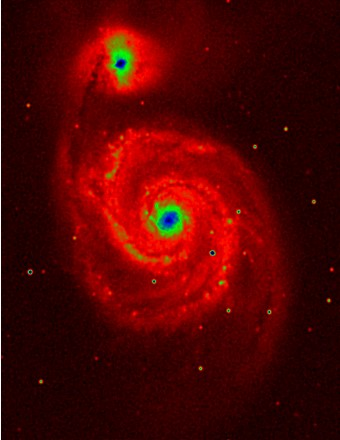
#> input picture Worksheet_2/galaxy.jpeg, 340 x 440 px
$ jupyter execute Worksheet_2.ipynb
#> lines starting #> are read from the running program, lines starting #| are printed output that depends on the picture
## Worksheet 2

### Group 22 Eaton Heidegger and Shannon Schröder

[cell 1]
import numpy as np
import matplotlib.pyplot as plt
import numba
import time
import PIL

## Exercise 1: Complexity of alogrithms

### Implement Fourier Transformations from the Lecture

[cell 2]
# Numpy DFT

def DFT_numpy(f):
    N = f.shape[0]
    n = np.arange(N)
    m = n.reshape((N, 1))

    F = np.exp(-1j * 2 * np.pi * m * n / N)

    return np.dot(F, f)

[cell 3]
# Numba DFT

@numba.njit(parallel=True)
def DFT_numba(f):
    N = f.shape[0]
    fhat = np.zeros(N, dtype=np.complex128)

    for k in numba.prange(N):
        for n in range(N):
            fhat[k] += f[n] * np.exp(-1j * 2 * np.pi * k * n / N)
    return fhat

[cell 4]
# FFT

def FFT(f):
    N = f.shape[0]
    if N == 1:
        return f.astype(np.complex128)
    # else:
    fhat = np.zeros(N, dtype=np.complex128)
    fhat_even = FFT(f[::2])
    fhat_odd = FFT(f[1::2])
    omegaN = np.exp(-2j * np.pi / N)
    z = 1
    for m in range(N // 2):
        fhat[m] = fhat_even[m] + z * fhat_odd[m]
        fhat[m + N // 2] = fhat_even[m] - z * fhat_odd[m]
        z *= omegaN
    return fhat

### 1.1 Test the correctness of your implementation by making sure that they all return the same transformed data, and that all agree with numpy.fft.fft

[cell 5]
# Test data
N = 1024
f = np.random.rand(N) + 1j * np.random.rand(N)

# Compute implementations
fhat_numpy = DFT_numpy(f)
fhat_numba = DFT_numba(f)
fhat_fft = FFT(f)
fhat_np_fft = np.fft.fft(f)

# Check if the results are the same
print("DFT_numpy correct:", np.allclose(fhat_numpy, fhat_np_fft, atol=1e-6))
print("DFT_numba correct:", np.allclose(fhat_numba, fhat_np_fft, atol=1e-6))
print("FFT correct:", np.allclose(fhat_fft, fhat_np_fft, atol=1e-6))

# Check if results match each other
print("DFT_numpy vs DFT_numba:", np.allclose(fhat_numpy, fhat_numba, atol=1e-6))
print("DFT_numpy vs FFT:", np.allclose(fhat_numpy, fhat_fft, atol=1e-6))
print("DFT_numba vs FFT:", np.allclose(fhat_numba, fhat_fft, atol=1e-6))

To verify the correctness of our Discrete Fourier Transform (DFT) and Fast Fourier Transform (FFT) implementations, we compare their outputs against the result of NumPy’s built-in `np.fft.fft()` function, which serves as a reliable reference. Since the Fourier Transform is commonly used on complex-valued data, we generate a test input array `f` of length $N = 1024$ consisting of random complex numbers. This ensures that all implementations are tested under general, realistic conditions.

We then compute the transformed output using four different methods: our own matrix-based `DFT_numpy`, the loop-based and parallelized `DFT_numba`, the recursive Cooley–Tukey `FFT`, and NumPy’s `np.fft.fft`. To determine whether the results are consistent, we use NumPy’s `np.allclose()` function, which checks whether two arrays are element-wise equal within a given numerical tolerance. This is necessary because floating-point arithmetic can introduce small numerical differences, especially in complex-valued computations or recursive functions.

The comparison is done in two parts. First, we check whether each of our three implementations (`DFT_numpy`, `DFT_numba`, and `FFT`) produces results that are numerically close to NumPy's `np.fft.fft`. Then, we compare the outputs of our own implementations against each other to ensure internal consistency across different algorithmic approaches.

We chose a tolerance level of $10^{-6}$, which is suitable for practical purposes and accounts for small numerical inaccuracies. If all comparisons return `True`, we can conclude that the implementations are correct and consistent with each other and with the trusted NumPy FFT function. This validation gives us confidence that the mathematical logic behind all our transform functions is sound and that they are functionally equivalent.

### 1.2. For input data (of your choice, e.g. random) of different lengths N = 32, 64, 128, 256, 1024, 2048 time the runtime of the different DFT implementations and plot the runtime against N in a log-log plot. Identify which algorithms achieve O(N2) and which O(N logN) scaling?

[cell 6]
def measure_time(N_values, func):
    times = []
    for N in N_values:
        f = np.random.rand(N) + 1j * np.random.rand(N)
        start = time.perf_counter()
        fhat = func(f)
        end = time.perf_counter()
        times.append(end - start)
    return times

[cell 7]
# Run time measurements

N_values = [32, 64, 128, 256, 512, 1024, 2048]
dft_numpy_times = []
dft_numba_times = []
fft_times = []
np_fft_times = []

dft_numpy_times = measure_time(N_values, DFT_numpy)
dft_numba_times = measure_time(N_values, DFT_numba)
fft_times = measure_time(N_values, FFT)
np_fft_times = measure_time(N_values, np.fft.fft)

plt.figure(figsize=(8, 6))
plt.loglog(N_values, dft_numpy_times, "o-", label="DFT numpy")
plt.loglog(N_values, dft_numba_times, "o-", label="DFT numba")
plt.loglog(N_values, fft_times, "o-", label="FFT")
plt.loglog(N_values, np_fft_times, "o-", label="np.fft.fft")

# Add reference lines
N_ref = np.array(N_values, dtype=np.float64)

# Reference for O(N^2)
O_N2 = 1e-8 * N_ref**2  # Scaled for visibility
plt.loglog(N_ref, O_N2, "k--", label=r"$O(N^2)$ Reference")

# Reference for O(N log N)
O_NlogN = 1e-8 * N_ref * np.log2(N_ref)  # Scaled for visibility
plt.loglog(N_ref, O_NlogN, "r--", label=r"$O(N \log N)$ Reference")


plt.xlabel("N")
plt.ylabel("Time [s]")
plt.legend()
plt.grid(True)
plt.show()
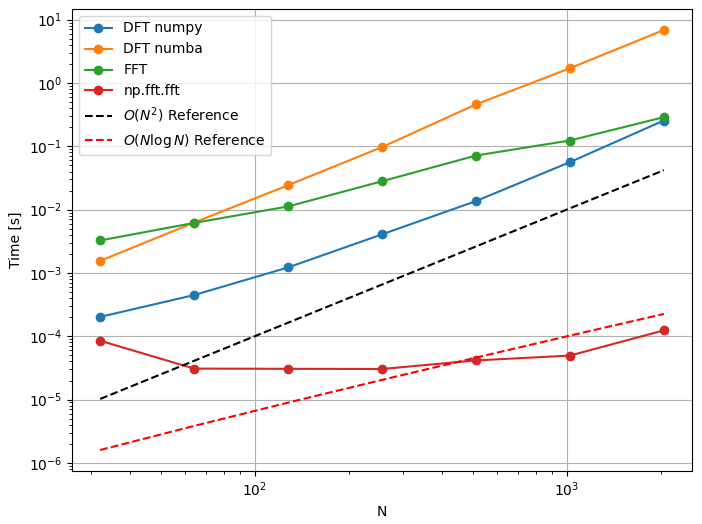
#> figure drawn by matplotlib, 1 panel

To analyze and compare the performance of different Fourier Transform implementations, we measured the **runtime** of four methods over a range of input sizes (N = 32, 64, 128, 256, 512, 1024, 2048). The goal was to experimentally identify which algorithms scale as $\mathcal{O}(N^2)$ and which scale more efficiently as $\mathcal{O}(N \log N)$, as theoretically expected.

We first defined a reusable function `measure_time()` that takes a list of input sizes and a transformation function. For each N, it generates a random complex-valued input array and measures the execution time using `time.perf_counter()`. This approach ensures consistent timing across all implementations. The tested functions should theoretically scale as follows:

1. **`DFT_numpy`**: This is a matrix-based implementation of the Discrete Fourier Transform using NumPy operations. It explicitly constructs the DFT matrix and performs a matrix-vector multiplication, which theoretically scales as $\mathcal{O}(N^2)$.

2. **`DFT_numba`**: a loop-based implementation of the DFT accelerated with Numba’s `@njit(parallel=True)`. It retains $\mathcal{O}(N^2)$ complexity but benefits from Just-In-Time compilation and multithreading, which should result in significantly faster performance than the NumPy version for larger N.

3. **`FFT`**: The Fast Fourier Transformation uses divide-and-conquer and recursive calls to break the problem into smaller subproblems, leading to theroretically $\mathcal{O}(N \log N)$ complexity.

4. **`np.fft.fft`**: NumPy’s highly optimized built-in FFT implementation sould also achieves $\mathcal{O}(N \log N)$ scaling.

After measuring the runtimes for all four methods, we plotted the results on a **log-log plot**, where the x-axis represents the input size N and the y-axis shows the execution time in seconds. To help visually compare the scaling behavior, we included two reference lines: one proportional to $\mathcal{O}(N^2)$ and another to  $\mathcal{O}(N \log N)$.

From the plot, we observe that `DFT_numpy` shows the steepest increase in runtime and aligns well with the \( \mathcal{O}(N^2) \) reference line, confirming its quadratic scaling. The `DFT_numba` function, while significantly faster due to compilation and multithreading, follows a similar curve, indicating that its fundamental complexity remains $\mathcal{O}(N^2)$. The recursive `FFT` implementation grows more slowly and closely follows the $\mathcal{O}(N \log N)$ reference line, confirming its more efficient scaling. Finally, `np.fft.fft` is by far the fastest method across all input sizes. It grows very slowly with increasing N, clearly showing both the algorithmic advantage of FFT and the performance benefits of low-level optimizations in NumPy’s backend.

## Exercise 2: Filtering with DFT

[cell 8]
def load_image(img_path, sigma=10):
    img = np.array(PIL.Image.open(img_path))
    img = np.mean(img, axis=2)
    return img

We start by loading the image using PIL since we are working with a JPEG file. The image is then converted to grayscale by averaging the RGB channels. The Fourier Transform (FFT) operates on single-channel images. Converting to grayscale ensures that the FFT works properly and simplifies processing.

[cell 9]
def pad_image(img):
    padded_img = np.pad(img, ((0, img.shape[0]), (0, img.shape[1])), mode="constant")
    return padded_img

Before applying the Fourier Transform, we pad the image with zeros. The FFT assumes periodicity, meaning it wraps around at the edges. This can cause unwanted edge artifacts when filtering. Padding doubles the image size, preventing frequency components from wrapping around.

[cell 10]
def compute_fft(img):
    img_fft = np.fft.fft2(img)
    return img_fft

We transform the image into the frequency domain using FFT. In the spatial domain, image pixels represent intensity values. In the frequency domain, pixels represent frequency components (how intensity changes across the image). This allows us to manipulate frequency components easily.

[cell 11]
def generate_gaussian_filter(img_shape, sigma):
    N, M = img_shape
    kx = np.fft.fftfreq(N) * N
    ky = np.fft.fftfreq(M) * M
    KX, KY = np.meshgrid(kx, ky, indexing="ij")

    gaussian_filter = np.exp(-0.5 * (KX**2 + KY**2) / sigma**2)
    return np.fft.fftshift(gaussian_filter)

We generate a Gaussian function in the frequency domain. The Gaussian filter is a low-pass filter, meaning it removes high frequencies while keeping low frequencies. This is done in the frequency domain, because the multiplication in Fourier space = convolution in the spatial domain and the direct convolution is computationally expensive, whereas filtering in Fourier space is much faster. Sigma controls the smoothing. Small sigma result in less blur and preserves details. Large sigma result in more blue and removes fine details.

[cell 12]
def apply_filter(img_fft_shifted, gaussian_filter):
    img_fft_filtered = img_fft_shifted * np.fft.ifftshift(gaussian_filter)
    return img_fft_filtered

We multiply the Fourier-transformed image by the Gaussian filter. Multiplication in Fourier space is equivalent to convolution in the spatial domain (but faster). This removes high-frequency components, blurring the image.

[cell 13]
def invert_fft(img_fft_filtered, original_shape):
    smoothed_img = np.fft.ifft2(img_fft_filtered).real
    smoothed_img = smoothed_img[:original_shape[0], :original_shape[1]]
    return smoothed_img

We apply the Inverse FFT to convert the image back to the spatial domain. After filtering, the image is still in the frequency domain. The inverse FFT reconstructs the smoothed image. We take the real part to remove small imaginary components caused by numerical precision errors. Since we padded the image earlier, we now crop it back to the original size to match the input.

[cell 14]
def plot_images(img, smoothed_img, power_spectrum_before, power_spectrum_after, gaussian_filter):
    fig, axes = plt.subplots(2, 3, figsize=(12, 8))

    axes[0, 0].imshow(img, cmap="gray")
    axes[0, 0].set_title("Original image")

    axes[0, 1].imshow(np.log1p(power_spectrum_before), cmap="inferno")
    axes[0, 1].set_title("Power spectrum (before)")

    axes[0, 2].imshow(np.log1p(gaussian_filter), cmap="inferno")
    axes[0, 2].set_title("Gaussian filter")

    axes[1, 0].imshow(smoothed_img, cmap="gray")
    axes[1, 0].set_title("Smoothed image")

    axes[1, 1].imshow(np.log1p(power_spectrum_after), cmap="inferno")
    axes[1, 1].set_title("Power spectrum (after)")

    axes[1, 2].axis("off")

    plt.tight_layout()
    plt.show()

[cell 15]
img_path = "galaxy.jpeg"
sigma = 10

img = load_image(img_path)
#> in load_image, img is the input picture: shape (440, 340, 3); mean R, G, B 80.3, 4.9, 2.4
#> in load_image, `img = np.mean(img, axis=2)`:
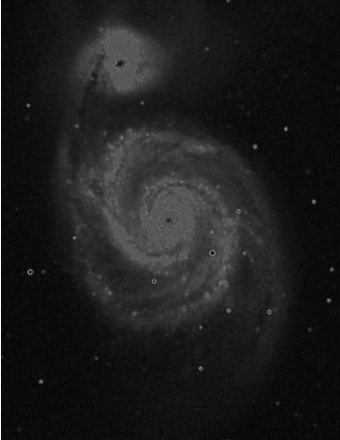
#> img: shape (440, 340) float64; min 2.67, max 253.3, mean 29.2
padded_img = pad_image(img)
#> in pad_image, `padded_img = np.pad(img, ((0, img.shape[0]), (0, img.shape[1])), mode=..`:
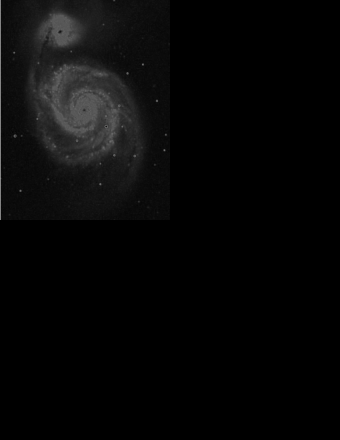
#> padded_img: shape (880, 680) float64 (shown at 1/2 size); min 0, max 253.3, mean 7.3

padded_fft = compute_fft(padded_img)
gaussian_filter = generate_gaussian_filter(padded_img.shape, sigma)

filtered_fft = apply_filter(padded_fft, gaussian_filter)
#> in apply_filter, `img_fft_filtered = img_fft_shifted * np.fft.ifftshift(gaussian_filter)`:
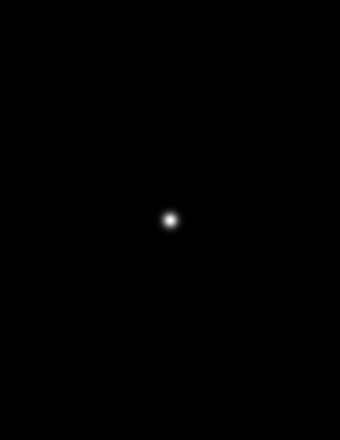
#> gaussian_filter: shape (880, 680) float64 (shown at 1/2 size); min 0, max 1, mean 0.00105
smoothed_img = invert_fft(filtered_fft, img.shape, )
#> in invert_fft, `smoothed_img = np.fft.ifft2(img_fft_filtered).real`:
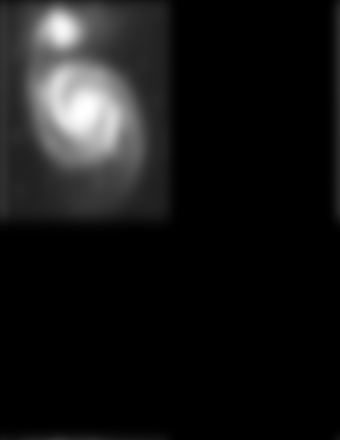
#> smoothed_img: shape (880, 680) float64 (shown at 1/2 size); min -2.89e-14, max 84.82, mean 7.3; drawn with min black and max white
#> in invert_fft, `smoothed_img = smoothed_img[:original_shape[0], :original_shape[1]]`:
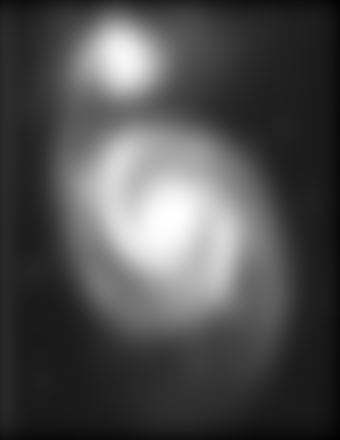
#> smoothed_img: shape (440, 340) float64; min 2.77, max 84.82, mean 28.2; drawn with min black and max white

power_spectrum_before = np.abs(padded_fft)**2
power_spectrum_after = np.abs(filtered_fft)**2

plot_images(img, smoothed_img, power_spectrum_before, power_spectrum_after, gaussian_filter)
#> in plot_images, `plt.show()`:
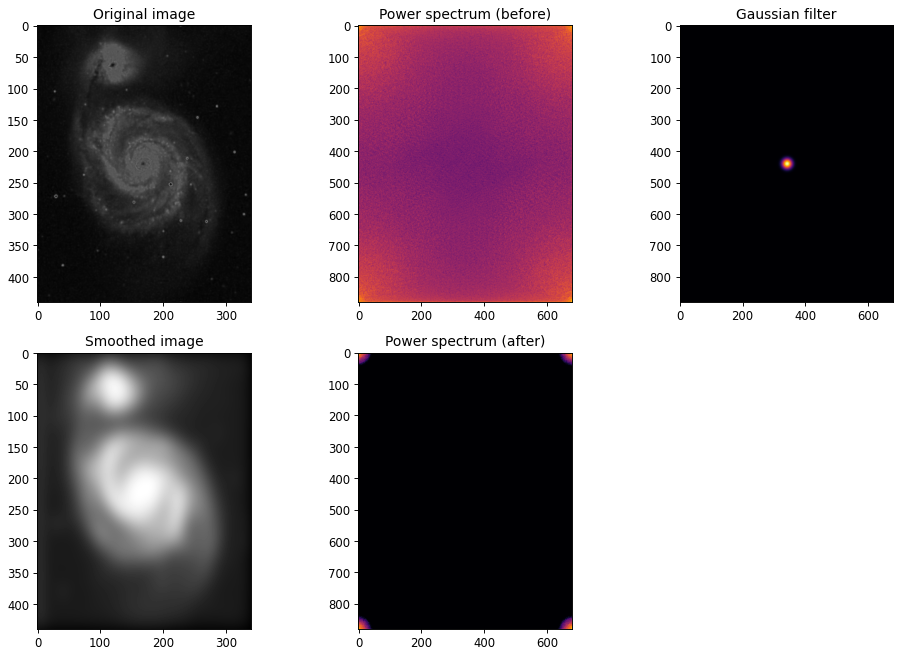
#> figure drawn by matplotlib, 5 panels

We generate a figure to illustrate the effect of filtering:

Original image:
-   Shows fine details of the galaxy.
-   Preserves stars, edges, and sharp structures.

Power spectrum before filtering:
-   Shows strong high-frequency components (sharp details, edges, and stars).

Gaussian filter:
-   Appears as a circular filter.
-   Preserves low frequencies while removing high frequencies.

Smoothed image:
-   The galaxy appears blurred, with large structures preserved.
-   Stars and sharp details are removed.

Power spectrum after filtering:
-   Mostly black, indicating that high frequencies were removed.
-   Confirms that our filter is working correctly.

For this experiment, we used an image of the M51 galaxy from https://www.nv5geospatialsoftware.com/docs/FFTReduceBackgroundNoise.html. Before filtering, the galaxy appears sharp with fine details. After filtering, the image is blurred, keeping large structures but removing high-frequency noise. The power spectrum confirms that high frequencies have been suppressed.

## 3 Solving PDEs with the DFT

To solve this exercxise, we need to solve two equations simultaneously for $B_x$ and $B_y$.

We are given two partial differential equations from Maxwell’s equations in the static case:

1. $ \frac{\partial B_y}{\partial x} - \frac{\partial B_x}{\partial y} = j_z(x, y)$

2. $\frac{\partial B_x}{\partial x} + \frac{\partial B_y}{\partial y} = 0$

We solve this system using Fourier transforms, which turn derivatives into simple multiplications in Fourier space ($\partial / \partial x --> ik_x$, $\partial / \partial y --> ik_y$). This makes the system algebraic and much easier to solve numerically. In Fourier space, we define the wave vector $\vec{k} = (k_x, k_y)$, and take the Fourier transforms of all fields. The equations become:

1. $i k_x \hat{B}_y - i k_y \hat{B}_x = \hat{j}_z $
2. $i k_x \hat{B}_x + i k_y \hat{B}_y = 0 $

We can write the system in the matrix form:
$\begin{bmatrix}
-ik_y & ik_x \\
ik_x & ik_y
\end{bmatrix}
\begin{bmatrix}
\hat{B}_x \\
\hat{B}_y
\end{bmatrix} =
\begin{bmatrix}
\hat{j}_z \\
0
\end{bmatrix}
$

Solving this system for $(k_x, k_y) \neq (0, 0)$, we find an explicit expression for $\hat{B}_x$ and $\hat{B}_y$ in terms of $\hat{j}_z$:
$
\hat{B}_x = \frac{i k_y \hat{j}_z}{k_x^2 + k_y^2}, \quad
\hat{B}_y = -\frac{i k_x \hat{j}_z}{k_x^2 + k_y^2}
$

This solution automatically satisfies both the curl and divergence conditions. The denominator $k_x^2 + k_y^2$ ensures the correct scaling for each mode, analogous to solving the Poisson equation in Fourier space.

In code, we implement this using NumPy. We define a grid with spacing h, compute the Fourier-space wave numbers $k_x, k_y$ using `np.fft.fftfreq`, take the 2D FFT of the input current field $j_z(x, y)$, and then solve for $\hat{B}_x$ and $\hat{B}_y$ using the equations above. At the zero mode $(k_x, k_y) = (0, 0)$, we manually set the result to zero to avoid division by zero and because a constant magnetic field component is physically irrelevant in a periodic domain.

Finally, we apply the inverse FFT to obtain $B_x(x, y)$ and $B_y(x, y)$ in real space and plot the vector field using `plt.quiver`.

To mimic a localized current source, we initialize $j_z$ to be zero everywhere except at one point in the center of the domain. To properly model a delta function in discrete space, the value at the source point is scaled by $1/h^2$, since the integral (sum) over a grid cell of size $h \times h$ should approximate a unit delta.

After tiral and error, to achieve a nice visualization, we define the gid size (N) to be 12 and scale the step size with h = 5 / N.
The resulting plot shows a simulation of the magnetic field generated by a point current, showing circular field lines around the source.

[cell 16]
def magnetic_field_solver(jz, h):
    N = jz.shape[0]
    L = N * h  # total domain size

    # Wave numbers in Fourier space
    k = 2 * np.pi * np.fft.fftfreq(N, d=h)
    kx, ky = np.meshgrid(k, k, indexing='ij')

    # Fourier transform of current field
    jz_hat = np.fft.fft2(jz)

    # Avoid division by zero at k=0
    denom = kx**2 + ky**2
    denom[0, 0] = 1.0  # temporarily avoid divide-by-zero

    # Solve equations in Fourier space
    Bx_hat = 1j * ky * jz_hat / denom
    By_hat = -1j * kx * jz_hat / denom

    # Remove the mean (DC) component
    Bx_hat[0, 0] = 0.0
    By_hat[0, 0] = 0.0

    # Transform back to real space
    Bx = np.fft.ifft2(Bx_hat).real
    By = np.fft.ifft2(By_hat).real
    return Bx, By

# Simulation parameters
N = 12         # Grid size
h = 5.0 / N     # Step size
L = N * h       # Domain length

# Define grid and current source
x = np.linspace(0, L, N, endpoint=False)
y = np.linspace(0, L, N, endpoint=False)
X, Y = np.meshgrid(x, y, indexing='ij')

# Current: point source at center
jz = np.zeros((N, N))
jz[N//2, N//2] = 1.0 / h**2  # normalize for delta-function-like source

# Solve
Bx, By = magnetic_field_solver(jz, h)

# Plot the vector field
plt.figure(figsize=(6, 6))
plt.quiver(X, Y, Bx, By, scale=5)
plt.title("Magnetic Field (Bx, By) from Point Current Source")
plt.xlabel("x")
plt.ylabel("y")
plt.axis("equal")
plt.tight_layout()
plt.show()
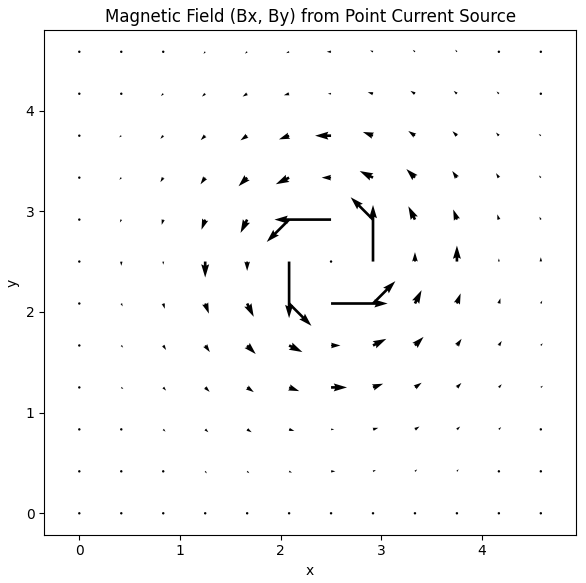
#> figure drawn by matplotlib, 1 panel
